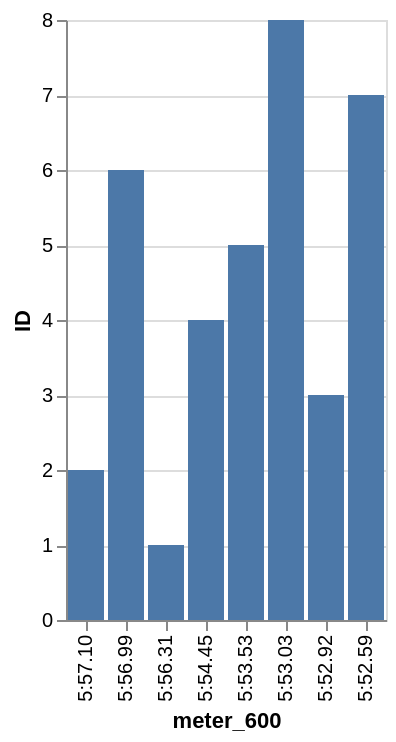

Write the Vega-Lite specification saved for this chart.
### Vega-Lite specification from a JSON file in a GitHub repository (floating-point values rounded to 4 significant figures)
{"data": {"values": [{"x_data": "5:57.10", "y_data": 2}, {"x_data": "5:56.99", "y_data": 6}, {"x_data": "5:56.31", "y_data": 1}, {"x_data": "5:54.45", "y_data": 4}, {"x_data": "5:53.53", "y_data": 5}, {"x_data": "5:53.03", "y_data": 8}, {"x_data": "5:52.92", "y_data": 3}, {"x_data": "5:52.59", "y_data": 7}]}, "mark": "bar", "encoding": {"x": {"field": "x_data", "type": "nominal", "title": "meter_600", "sort": "descending"}, "y": {"field": "y_data", "type": "quantitative", "title": "ID"}}}
